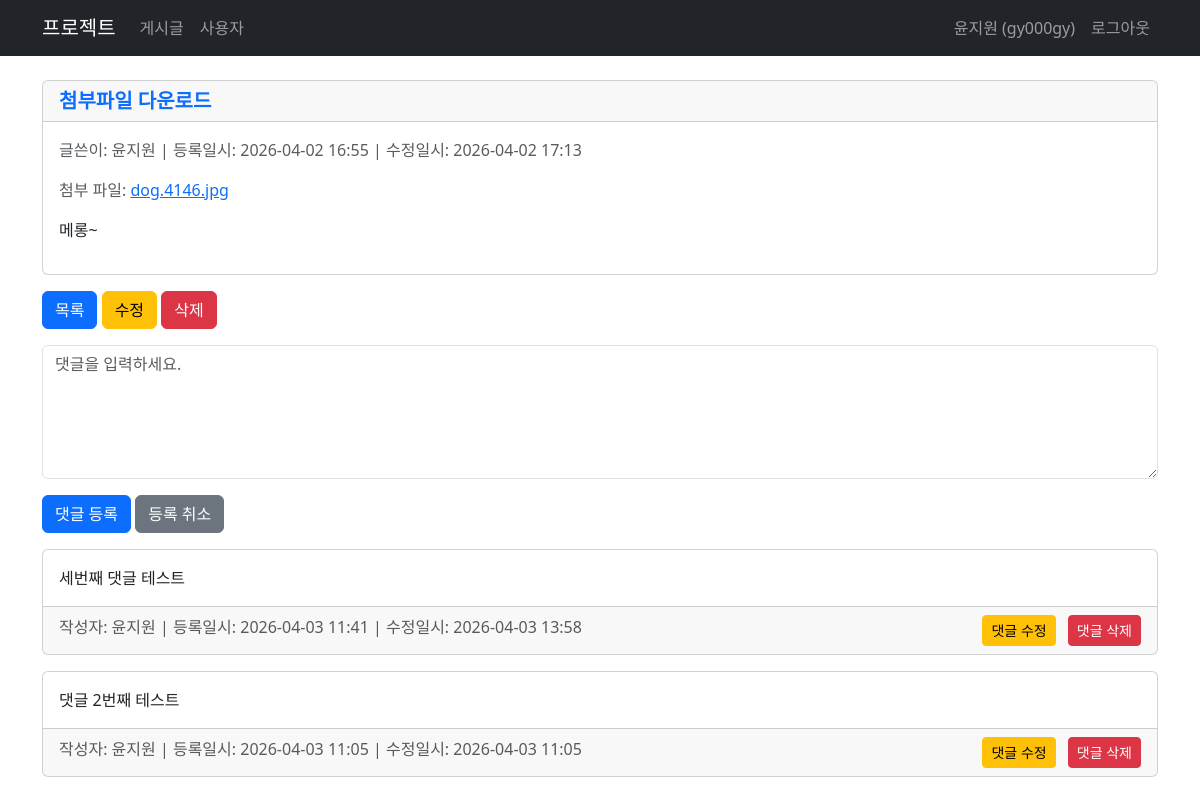
The app's page /posts/33/ (signed in) with its own data.
### posts/models.py (models this page shows, shortened)
class Posts(models.Model):
    title=models.CharField(verbose_name="제목", max_length=100)
    content=models.TextField(verbose_name="내용")
    username=models.CharField(verbose_name="작성자", max_length=10)
    filename=models.CharField(verbose_name="파일명", max_length=100, null=True, blank=True)
    original_filename=models.CharField(verbose_name="원본파일명", max_length=100, null=True, blank=True)
    created_by = models.ForeignKey(User, on_delete=models.CASCADE, verbose_name="작성자",
                                   null=True, blank=True, related_name="posts_created_by")
    updated_by = models.ForeignKey(User, on_delete=models.CASCADE, verbose_name="수정자",
                                   null=True, blank=True, related_name="posts_updated_by")
    created_at=models.DateTimeField(verbose_name="작성일시", auto_now_add=True)
    updated_at=models.DateTimeField(verbose_name="수정일시", auto_now=True)
    class Meta:
        db_table="posts"
        verbose_name="게시글"
        verbose_name_plural="게시글 목록"

### comments/models.py (models this page shows, shortened)
class Comments(models.Model):
    post = models.ForeignKey(Posts, on_delete=models.CASCADE, verbose_name="게시글",
                             related_name="post_comments")
    content = models.TextField(verbose_name="내용")
    created_by = models.ForeignKey(User, on_delete=models.CASCADE, verbose_name="작성자",
                                   null=True, blank=True, related_name="comments_created_by")
    updated_by = models.ForeignKey(User, on_delete=models.CASCADE, verbose_name="수정자",
                                   null=True, blank=True, related_name="comments_updated_by")
    created_at = models.DateTimeField(verbose_name="작성일시", auto_now_add=True)
    updated_at = models.DateTimeField(verbose_name="수정일시", auto_now=True)
    class Meta:
        db_table = 'comments'
        verbose_name = "댓글"
        verbose_name_plural = "댓글 목록"

### posts/views.py (the view)
# urls.py: path('<int:post_id>/', views.get_post, name='read'),
@login_required(login_url='auth:login')
def get_post(request, post_id):
    post=get_object_or_404(Posts, id=post_id)
    comments = Comments.objects.filter(post=post_id).order_by('-created_at')
    return render(request, 'posts/read.html', {'post': post, 'comments': comments})

### templates/posts/read.html (shortened to what this page needs)
{% extends "../base.html" %}
{% block content %}
<div class="row">
    <div class="col-12">
        <div class="card mb-3">
            <h5 class="card-header text-primary">
                <strong>{{ post.title }}</strong>
            </h5>
            <div class="card-body">
                <div class="mb-3 text-muted">
                     글쓴이: {{ post.created_by.first_name }} |
                    등록일시: {{ post.created_at | date:"Y-m-d H:i" }} |
                    수정일시: {{ post.updated_at | date:"Y-m-d H:i" }}
                </div>
                {% if post.filename %}
                <div class="mb-3 text-muted">
                    첨부 파일: <a href="{% url 'posts:download' post.id %}">{{ post.original_filename }}</a>
                </div>
                {% endif %}
                <div class="mb-3">
                    {{ post.content | safe }}
                </div>
            </div>
        </div>
        <div>
            <a href="{% url 'posts:list' %}" class="btn btn-primary">목록</a>
            {% if post.created_by == request.user %}
            <a href="{% url 'posts:update' post_id=post.id %}" class="btn btn-warning">수정</a>
            <button type="button" class="btn btn-danger" data-bs-toggle="modal" data-bs-target="#deleteModal">삭제</button>
            {% endif %}
        </div>
    </div>
</div>
<div class="row mt-3" id="commentCreateRow">
    <div class="col-12">
        <form id="commentCreateForm">
            <div class="mb-3">
                <textarea id="content" name="content" class="form-control" placeholder="댓글을 입력하세요." rows="5"></textarea>
            </div>
            <button type="submit" class="btn btn-primary">댓글 등록</button>
            <button type="button" class="btn btn-secondary" id="commentCreateCancel">등록 취소</button>
        </form>
    </div>
</div>
<div class="row mt-3" id="commentListRow">
    <div class="col-12">
        <div id="commentList">
            {% for comment in comments %}
            <div class="card mb-3" data-comment-id="{{ comment.id }}">
                <div class="card-body">
                    {{ comment.content|linebreaksbr }}
                </div>
                <div class="card-footer text-muted">
                    작성자: {{ comment.created_by.first_name }} |
                    등록일시: {{ comment.created_at | date:"Y-m-d H:i" }} |
                    수정일시: {{ comment.updated_at | date:"Y-m-d H:i" }}
                    {% if comment.created_by == request.user %}
                    <div class="float-end">
                        <a href="#" class="btn btn-warning btn-sm btn-comment-update">댓글 수정</a>
                        <button type="button" class="btn btn-danger btn-sm ms-2 btn-comment-delete">댓글 삭제</button>
                    </div>
                    {% endif %}
                </div>
            </div>
            {% endfor %}
        </div>
    </div>
</div>
{% endblock %}

### templates/base.html (shortened to what this page needs)
{% load static %}
<!DOCTYPE html>
<html lang="ko">
<head>
    <link href="https://cdn.jsdelivr.net/npm/bootstrap@5.3.3/dist/css/bootstrap.min.css" rel="stylesheet">
    <link rel="stylesheet" href="{% static 'style.css' %}">
</head>
<body>
    <div class="container">
        <nav class="navbar navbar-expand-md navbar-dark fixed-top bg-dark">
            <div class="container">
                <a class="navbar-brand" href="#">프로젝트</a>
                <div class="navbar-collapse collapse" id="navbarCollapse">
                    <ul class="navbar-nav me-auto mb-2 mb-md-0">
                        <li class="nav-item">
                            <a class="nav-link" href="{% url 'posts:list' %}">게시글</a>
                        </li>
                        <li class="nav-item">
                            <a class="nav-link" href="{% url 'users:list' %}">사용자</a>
                        </li>
                    </ul>
                    <div class="d-flex">
                        <ul class="navbar-nav me-auto mb-2 mb-md-0">
                            {% if user.is_authenticated %}
                                <li class="nav-item">
                                    <a class="nav-link" href="{% url 'auth:profile' %}">{{ user.first_name }} ({{ user.username }})</a>
                                </li>
                                <li class="nav-item">
                                    <a class="nav-link" href="{% url 'auth:logout' %}">로그아웃</a>
                                </li>
                            {% endif %}
                        </ul>
                    </div>
                </div>
            </div>
        </nav>
        {% block content %}{% endblock %}
    </div>
</body>
</html>

### templates/base.html (style rules this page uses)
body { padding-top: 80px; }

### records on screen
Posts: title "첨부파일 다운로드", created_by.first_name "윤지원", created_at "2026-04-02 16:55", updated_at "2026-04-02 17:13", original_filename "dog.4146.jpg", content "메롱~"
Comments: content "세번째 댓글 테스트", created_by.first_name "윤지원", created_at "2026-04-03 11:41", updated_at "2026-04-03 13:58", shows "댓글 수정"
Comments: content "댓글 2번째 테스트", created_by.first_name "윤지원", created_at "2026-04-03 11:05", updated_at "2026-04-03 11:05", shows "댓글 수정"

### other values on screen
{{ user.first_name }} "윤지원"
{{ user.username }} "gy000gy"
